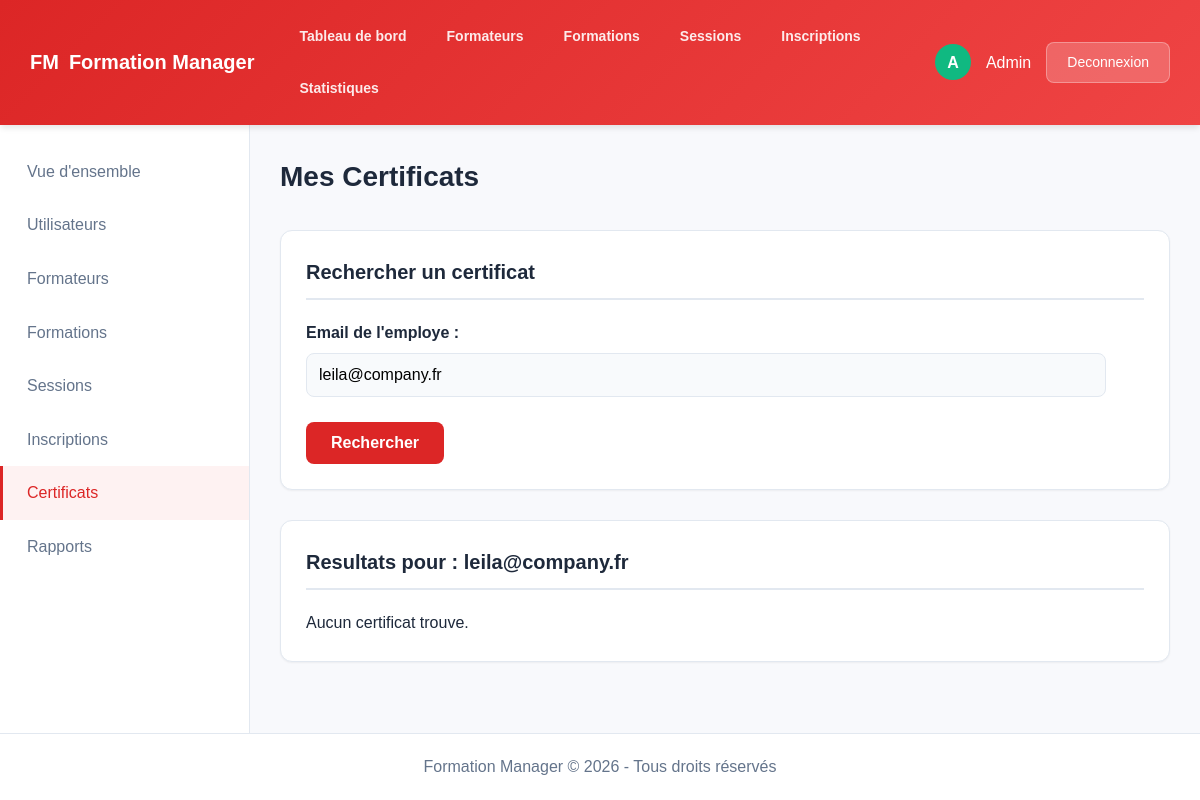
/certificats.php?email_recherche=leila@company.fr (signed in), run on an earlier commit of the app's database.
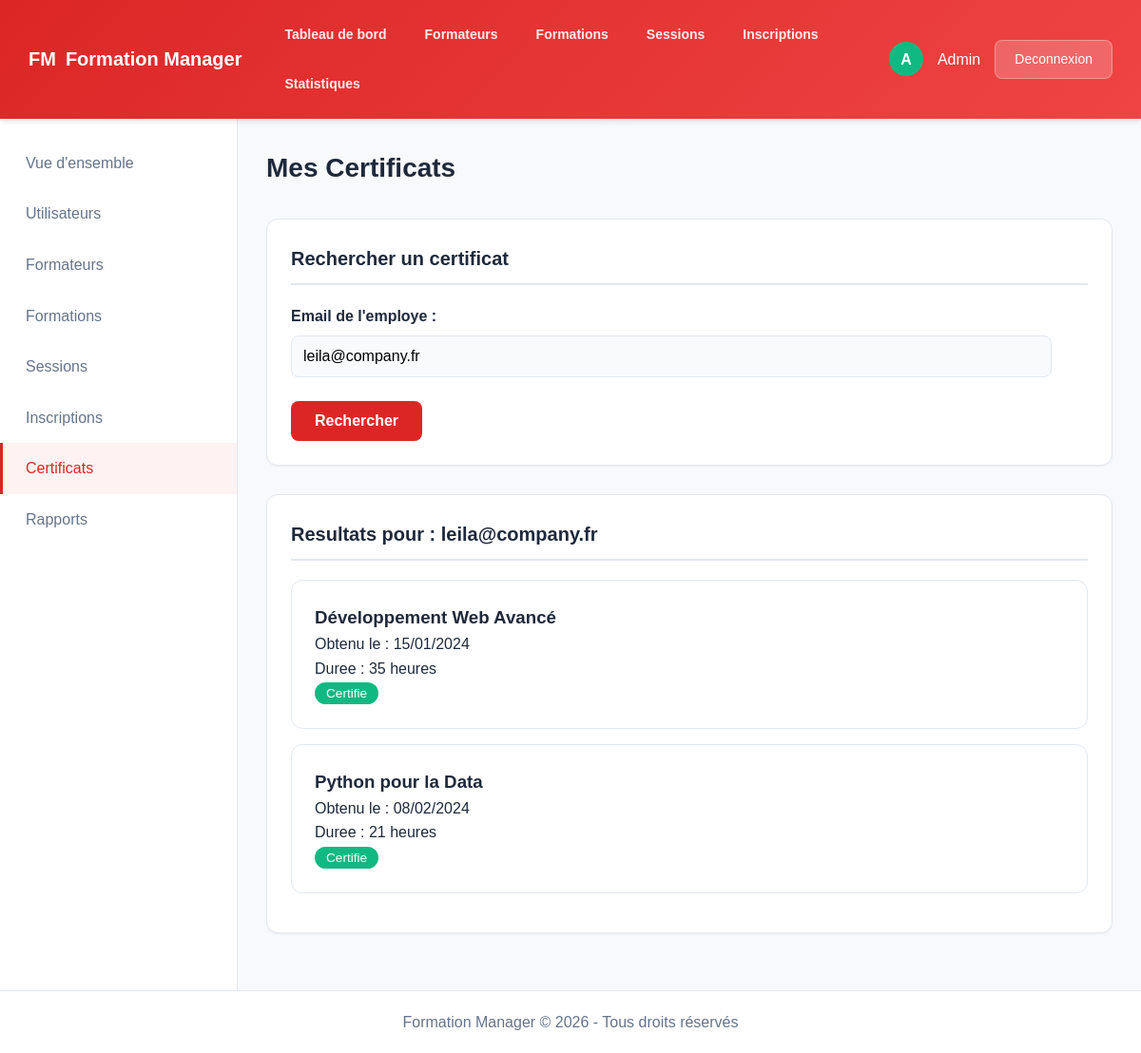
And on a later commit of the database.
### tables this page shows
create table if not exists inscriptions (
    id int auto_increment primary key,
    session_id int,
    nom_employe varchar(255) not null,
    prenom_employe varchar(255) not null,
    email_employe varchar(255) not null,
    service varchar(100),
    statut varchar(20) default 'confirmee',
    foreign key (session_id) references sessions(id)
);

create table if not exists formations (
    id int auto_increment primary key,
    nom varchar(255) not null,
    duree int not null,
    description text
);

create table if not exists sessions (
    id int auto_increment primary key,
    formation_id int,
    formateur_id int,
    date_debut date,
    date_fin date,
    foreign key (formation_id) references formations(id),
    foreign key (formateur_id) references formateurs(id)
);

### permissions.php (called while the page is built, shortened)
<?php
function hasAnyRole($roles)
{
    return isset($_SESSION['role']) && in_array($_SESSION['role'], $roles);
}
?>

### certificats.php (the view, shortened to what this page needs)
<?php
include 'connexion.php';
require_once 'permissions.php';
$is_rh_admin = hasAnyRole(['admin', 'rh']);
$is_employe = hasRole('employe');
if ($is_employe) {
    $email_recherche = $_SESSION['username'] . '@company.fr';
} elseif (isset($_GET['email_recherche'])) {
    $email_recherche = $_GET['email_recherche'];
} else {
    $email_recherche = null;
}
?>
<!DOCTYPE html>
<html lang="fr">
<head>
    <link rel="stylesheet" href="style.css">
</head>
<body>
<?php include 'header.php'; ?>
<div class="page-header">
    <h1 class="page-title">Mes Certificats</h1>
</div>
<?php if ($is_rh_admin): ?>
<div class="section">
    <h2 class="section-header">Rechercher un certificat</h2>
    <form method="GET" action="certificats.php">
        <label>Email de l'employe :</label>
        <input type="email" name="email_recherche" required value="<?php echo htmlspecialchars($email_recherche ?? ''); ?>">
        <button type="submit">Rechercher</button>
    </form>
</div>
<?php endif; ?>
<?php if ($email_recherche): ?>
<div class="section">
    <h2 class="section-header">Resultats pour : <?php echo htmlspecialchars($email_recherche); ?></h2>
    <?php
    $email = mysqli_real_escape_string($connexion, $email_recherche);
    $sql = "SELECT i.*, f.nom as formation_nom, f.duree, s.date_fin
            FROM inscriptions i
            JOIN sessions s ON i.session_id = s.id
            JOIN formations f ON s.formation_id = f.id
            WHERE i.email_employe = '$email' AND s.date_fin < CURDATE()";
    $res = mysqli_query($connexion, $sql);
    if (mysqli_num_rows($res) > 0) {
        while ($row = mysqli_fetch_assoc($res)) {
            echo '<div class="certificate-card">';
            echo '<h3>' . htmlspecialchars($row['formation_nom']) . '</h3>';
            echo '<p>Obtenu le : ' . date('d/m/Y', strtotime($row['date_fin'])) . '</p>';
            echo '<p>Duree : ' . $row['duree'] . ' heures</p>';
            echo '<span class="cert-badge">Certifie</span>';
            echo '</div>';
        }
    } else {
        echo "<p>Aucun certificat trouve.</p>";
    }
    ?>
</div>
<?php endif; ?>
<?php include 'footer.php'; ?>
</body>
</html>

What changed in the data, as far as the page shows it:
added inscriptions: formations.nom "Développement Web Avancé", session.date_fin "15/01/2024", formations.duree "35"
added inscriptions: formations.nom "Python pour la Data", session.date_fin "08/02/2024", formations.duree "21"
Also different on the page:
text no longer shown: "Aucun certificat trouve."
